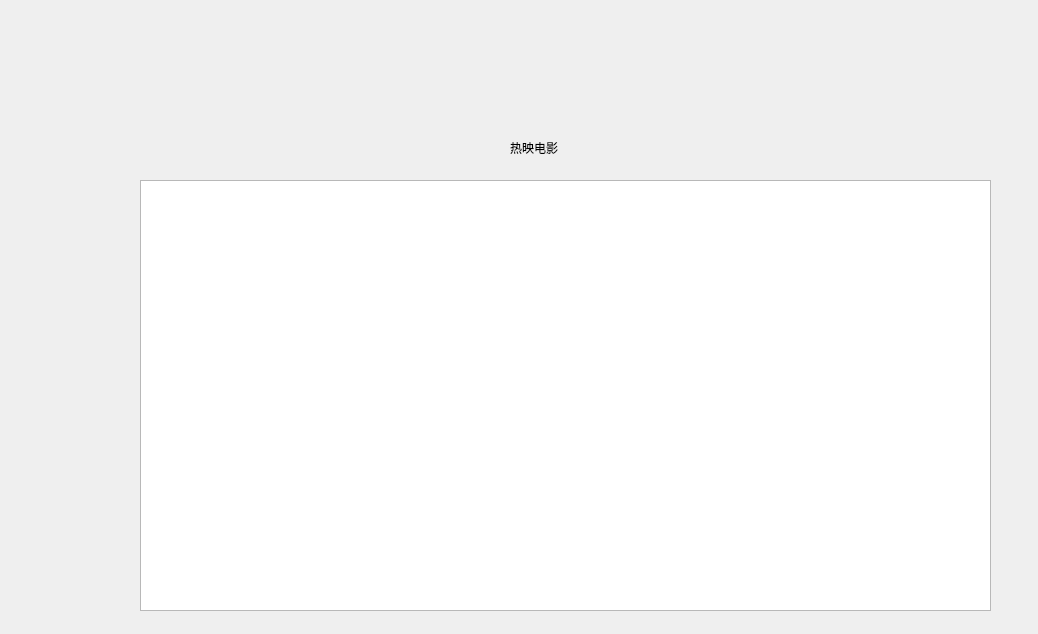
<?xml version="1.0" encoding="UTF-8"?>
<ui version="4.0">
 <class>hotfilm</class>
 <widget class="QWidget" name="hotfilm">
  <property name="geometry">
   <rect>
    <x>0</x>
    <y>0</y>
    <width>1038</width>
    <height>634</height>
   </rect>
  </property>
  <property name="windowTitle">
   <string>Form</string>
  </property>
  <widget class="QTableView" name="tableView">
   <property name="geometry">
    <rect>
     <x>140</x>
     <y>180</y>
     <width>851</width>
     <height>431</height>
    </rect>
   </property>
  </widget>
  <widget class="QLabel" name="label">
   <property name="geometry">
    <rect>
     <x>510</x>
     <y>140</y>
     <width>231</width>
     <height>16</height>
    </rect>
   </property>
   <property name="text">
    <string>热映电影</string>
   </property>
  </widget>
 </widget>
 <resources/>
 <connections/>
</ui>
